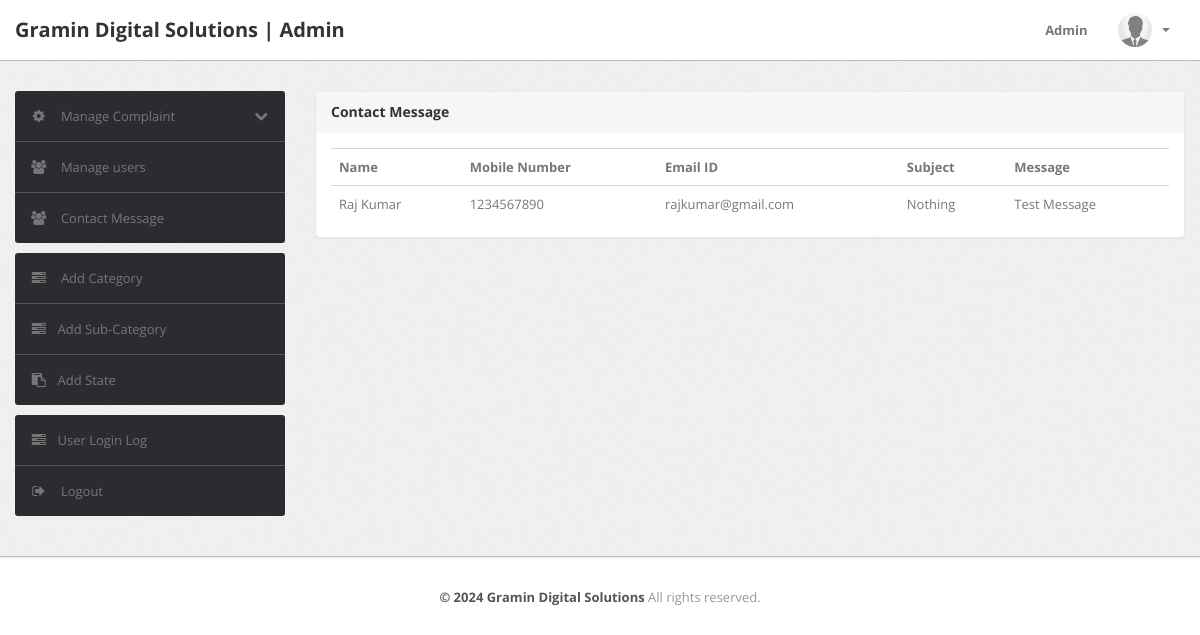
Page /admin/contact-message.php (signed in) on the committed database.
### tables this page shows
CREATE TABLE IF NOT EXISTS `contact` (
  `id` int(11) NOT NULL AUTO_INCREMENT,
  `name` varchar(100) NOT NULL,
  `mobile` varchar(100) NOT NULL,
  `email` varchar(100) NOT NULL,
  `subject` varchar(100) NOT NULL,
  `message` longtext NOT NULL,
  `dom` timestamp NOT NULL DEFAULT current_timestamp(),
  PRIMARY KEY (`id`)
);

### admin/contact-message.php (the view, shortened to what this page needs)
<?php
include('include/config.php');
if(strlen($_SESSION['alogin'])==0)
	{
header('location:index.php');
}
else{
?>
<!DOCTYPE html>
<html lang="en">
<head>
	<link type="text/css" href="bootstrap/css/bootstrap.min.css" rel="stylesheet">
	<link type="text/css" href="bootstrap/css/bootstrap-responsive.min.css" rel="stylesheet">
	<link type="text/css" href="css/theme.css" rel="stylesheet">
	<link type="text/css" href="images/icons/css/font-awesome.css" rel="stylesheet">
</head>
<body>
<?php include('include/header.php');?>
	<div class="wrapper">
		<div class="container">
			<div class="row">
<?php include('include/sidebar.php');?>
			<div class="span9">
					<div class="content">
						<div class="module">
							<div class="module-head">
								<h3>Contact Message</h3>
							</div>
							<div class="module-body">
								<table class="table">
									<tr>
										<th>Name</th>
										<th>Mobile Number</th>
										<th>Email ID</th>
										<th>Subject</th>
										<th>Message</th>
									</tr>
									<?php
									$se=mysqli_query($con,"select *from contact order by id desc");
									while($se1=mysqli_fetch_assoc($se))
									{
										?>
										<td><?php echo $se1['name']; ?></td>
										<td><?php echo $se1['mobile']; ?></td>
										<td><?php echo $se1['email']; ?></td>
										<td><?php echo $se1['subject']; ?></td>
										<td><?php echo $se1['message']; ?></td>
										<?php
									}
									?>
								</table>
							</div>
						</div>
					</div>
				</div>
			</div>
		</div>
	</div>
<?php include('include/footer.php');?>
</body>
<?php } ?>

### admin/css/theme.css (style rules this page uses)
body { font-size: 13px; font-family: 'Open Sans', Arial, sans-serif; background: #fff; color: #777 }
h1, h2, h3, h4, h5, h6 { color: #333; margin-top: 0 }
h3 { font-size: 20px }
.wrapper { background: url(../images/bg.png) #eee; border-bottom: 1px solid #bbb; -webkit-box-shadow: 0 1px 2px rgba(0,0,0,0.1); -moz-box-shadow: 0 1px 2px rgba(0,0,0,0.1); box-shadow: 0 1px 2px rgba(0,0,0,0.1); padding: 30px 0 }
.module { background: #fff; -webkit-border-radius: 3px; -moz-border-radius: 3px; border-radius: 3px; border: 1px solid #ccc; border-bottom-color: #bbb; -webkit-box-shadow: 0 0 1px rgba(0,0,0,0.2); -moz-box-shadow: 0 0 1px rgba(0,0,0,0.2); box-shadow: 0 0 1px rgba(0,0,0,0.2); margin-bottom: 30px }
.table { margin-bottom: 0 }
.table th, .table td { border-color: #d5d5d5!important }
.module { box-shadow: 0 0 3px rgba(0,0,0,.1); border-color: #e9e9e9; margin-bottom: 20px; background-color: #fff; border-radius: 4px; -webkit-box-shadow: 0 1px 1px rgba(0,0,0,.05); box-shadow: 0 1px 1px rgba(0,0,0,.05); }
.module-head { color: #767676; background-color: #f6f6f6; border-color: #e9e9e9; padding: 10px 15px; border-bottom: 1px solid transparent; border-top-right-radius: 3px; border-top-left-radius: 3px; }
.module-head h3 { font-size: 14px; line-height: 20px; height: 20px; margin: 0 }
.module-body { padding: 15px }

### rows in the picture
contact: name "Raj Kumar", mobile "1234567890", email "rajkumar@gmail.com", subject "Nothing", message "Test Message"
